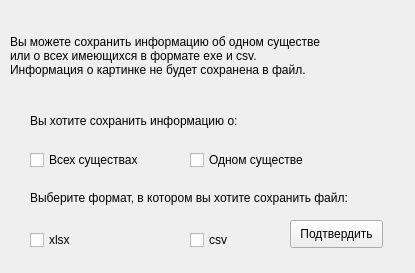
<?xml version="1.0" encoding="UTF-8"?>
<ui version="4.0">
 <class>Form</class>
 <widget class="QWidget" name="Form">
  <property name="geometry">
   <rect>
    <x>0</x>
    <y>0</y>
    <width>415</width>
    <height>273</height>
   </rect>
  </property>
  <property name="windowTitle">
   <string>Сохранение</string>
  </property>
  <widget class="QPushButton" name="btn_chek">
   <property name="geometry">
    <rect>
     <x>290</x>
     <y>220</y>
     <width>93</width>
     <height>28</height>
    </rect>
   </property>
   <property name="text">
    <string>Подтвердить</string>
   </property>
  </widget>
  <widget class="QCheckBox" name="checkBox_all">
   <property name="geometry">
    <rect>
     <x>30</x>
     <y>150</y>
     <width>131</width>
     <height>20</height>
    </rect>
   </property>
   <property name="text">
    <string>Всех существах</string>
   </property>
  </widget>
  <widget class="QCheckBox" name="checkBox_one">
   <property name="geometry">
    <rect>
     <x>190</x>
     <y>150</y>
     <width>131</width>
     <height>20</height>
    </rect>
   </property>
   <property name="text">
    <string>Одном существе</string>
   </property>
  </widget>
  <widget class="QLabel" name="label_2">
   <property name="geometry">
    <rect>
     <x>30</x>
     <y>110</y>
     <width>331</width>
     <height>21</height>
    </rect>
   </property>
   <property name="text">
    <string>Вы хотите сохранить информацию о:</string>
   </property>
  </widget>
  <widget class="QLabel" name="label_3">
   <property name="geometry">
    <rect>
     <x>30</x>
     <y>190</y>
     <width>351</width>
     <height>16</height>
    </rect>
   </property>
   <property name="text">
    <string>Выберите формат, в котором вы хотите сохранить файл:</string>
   </property>
  </widget>
  <widget class="QCheckBox" name="checkBox_exe">
   <property name="geometry">
    <rect>
     <x>30</x>
     <y>230</y>
     <width>81</width>
     <height>20</height>
    </rect>
   </property>
   <property name="text">
    <string>xlsx</string>
   </property>
  </widget>
  <widget class="QCheckBox" name="checkBox_csv">
   <property name="geometry">
    <rect>
     <x>190</x>
     <y>230</y>
     <width>81</width>
     <height>20</height>
    </rect>
   </property>
   <property name="text">
    <string>csv</string>
   </property>
  </widget>
  <widget class="QLabel" name="label">
   <property name="geometry">
    <rect>
     <x>10</x>
     <y>10</y>
     <width>381</width>
     <height>91</height>
    </rect>
   </property>
   <property name="lineWidth">
    <number>1</number>
   </property>
   <property name="text">
    <string>Вы можете сохранить информацию об одном существе 
или о всех имеющихся в формате exe и csv. 
Информация о картинке не будет сохранена в файл.</string>
   </property>
  </widget>
 </widget>
 <resources/>
 <connections/>
</ui>
